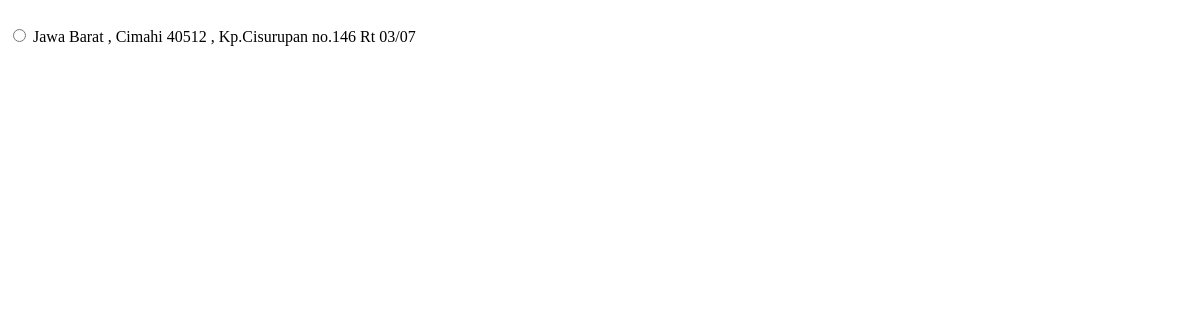
Before: /checkout/confirm/ (signed in) with the older database file.
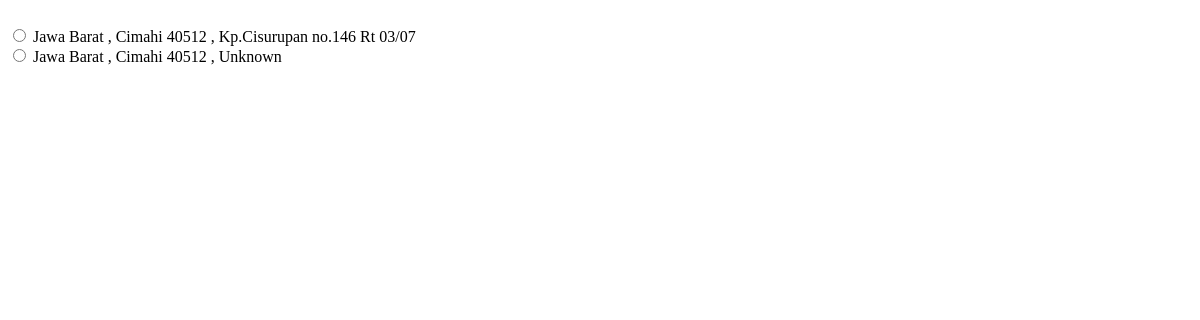
After: the same page with the newer database file.
### music/models.py (models this page shows)
class Transaction_info(models.Model):
    idapp = models.AutoField(primary_key=True)
    user = models.ForeignKey('auth.User',on_delete=models.CASCADE)
    no_telp = models.CharField(max_length=15,null=True)
    province = models.CharField(max_length=50,null=True) #provinsi
    code_pos = models.CharField(max_length=10,null=True)
    city = models.CharField(max_length=20,null=True) #kota
    address = models.TextField(null=True)
    createddate = models.DateTimeField(auto_now_add=True)
    modifieddate = models.DateTimeField(auto_now=True)

### music/views.py (the view, shortened to what this page needs)
# urls.py: path('checkout/confirm/',GD_Checkout_confirm),
def GD_Checkout_confirm(request):
    if request.method == 'GET':
        address = Transaction_info.objects.filter(user=request.user.id).values('idapp','province','city','code_pos','address')
        return render(request,'Checkout_confirm_address.html',{'address':address})

### music/templates/Checkout_confirm_address.html (shortened to what this page needs)
﻿{% for i in address %}
    <div class="item d-flex address">
        <input type="radio" class="checkbox-template" name="radio-address" data-idapp="{{i.idapp}}" id="info-address">
        <label class="checkout-info-label">
           {{i.province}} , {{i.city}} {{i.code_pos}} , {{i.address}}
        </label>
    </div>
{% endfor %}

Changed rows visible on the page:
added Transaction_info: province "Jawa Barat", city "Cimahi", code_pos "40512", address "Unknown"
